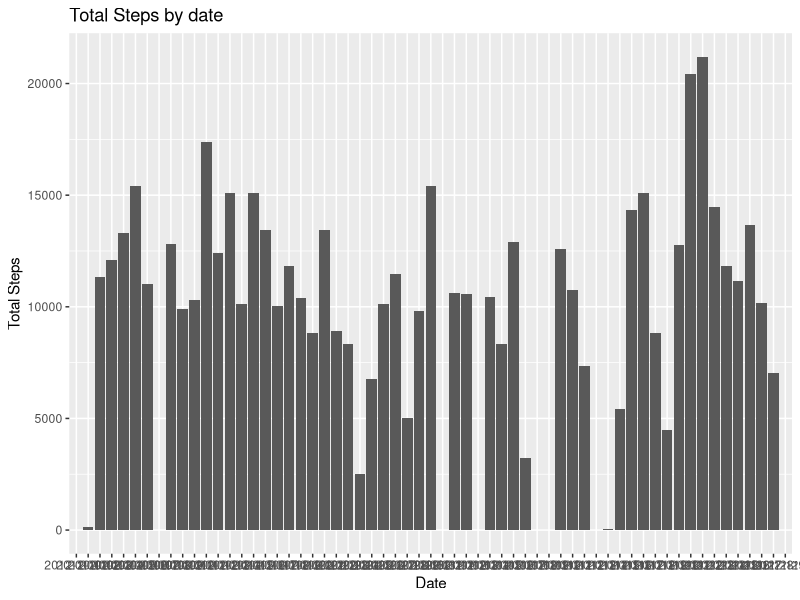
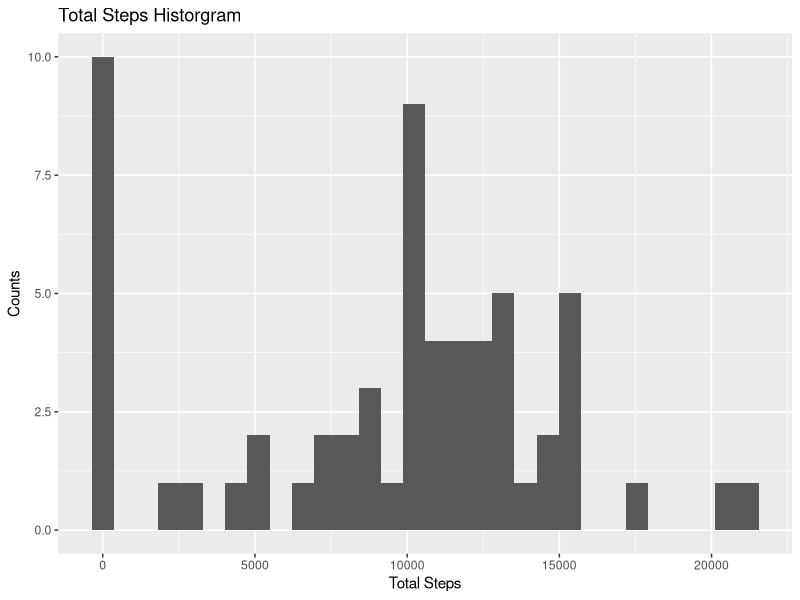
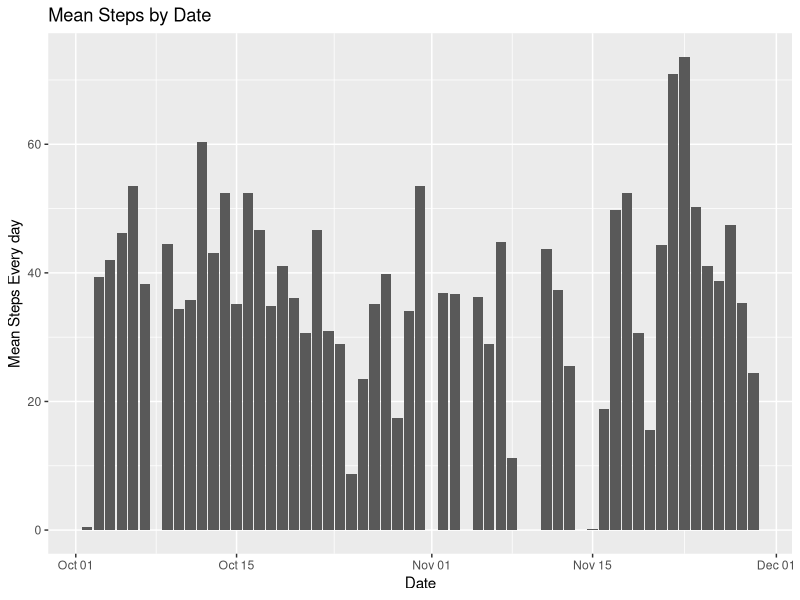
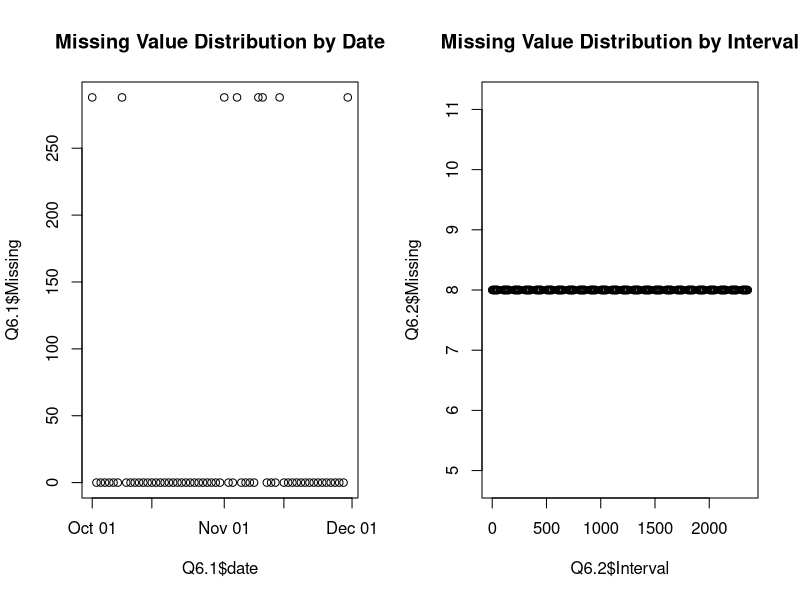
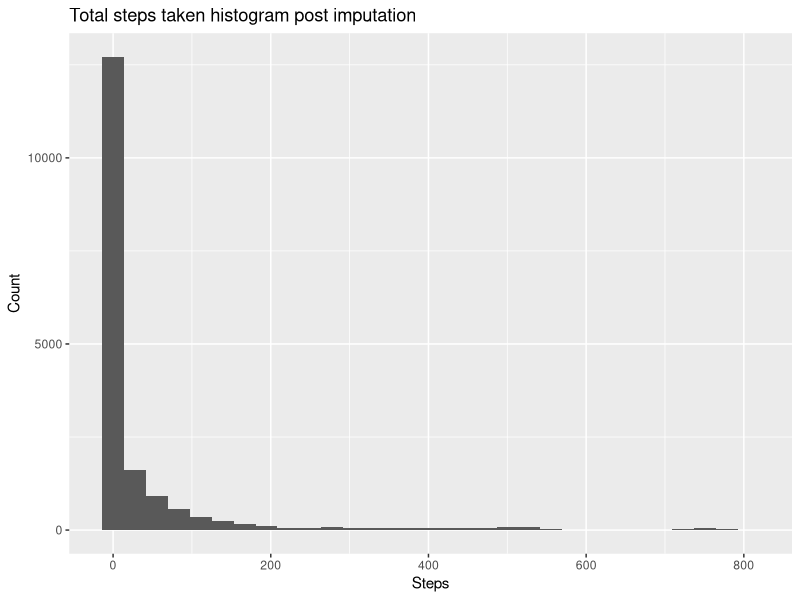
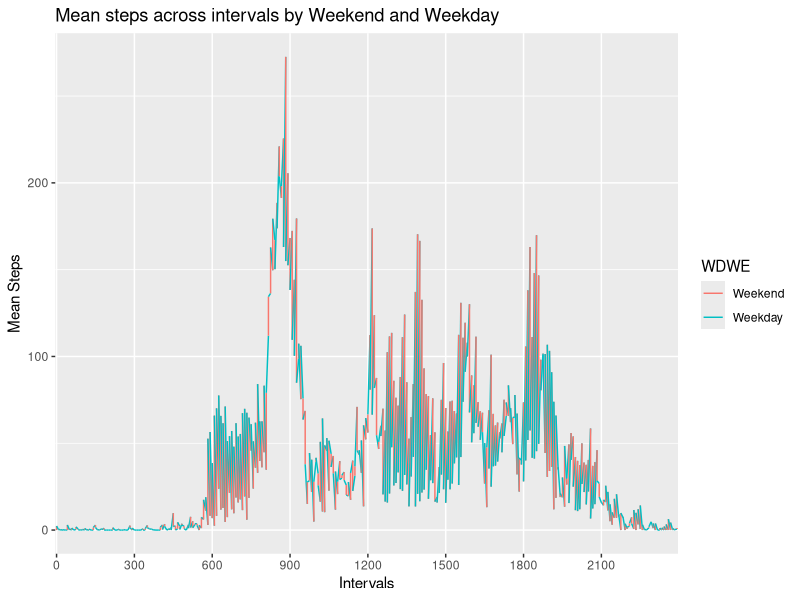
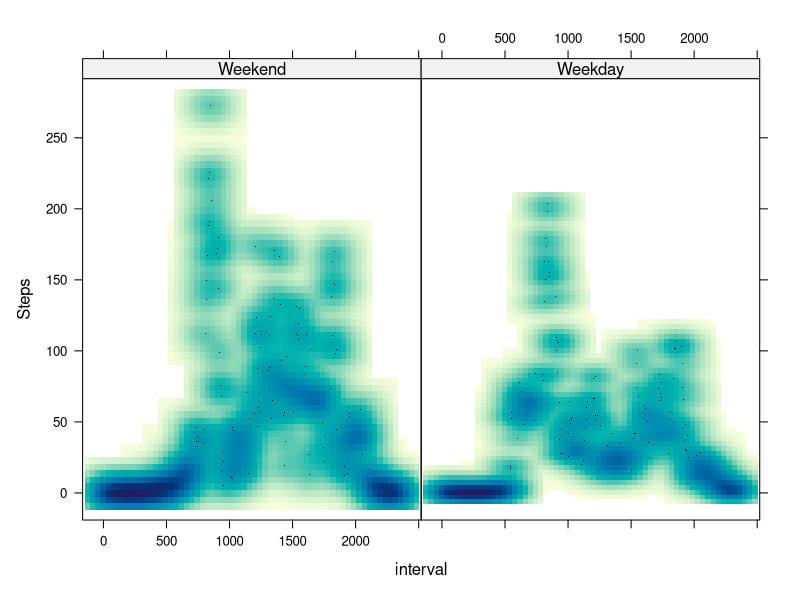
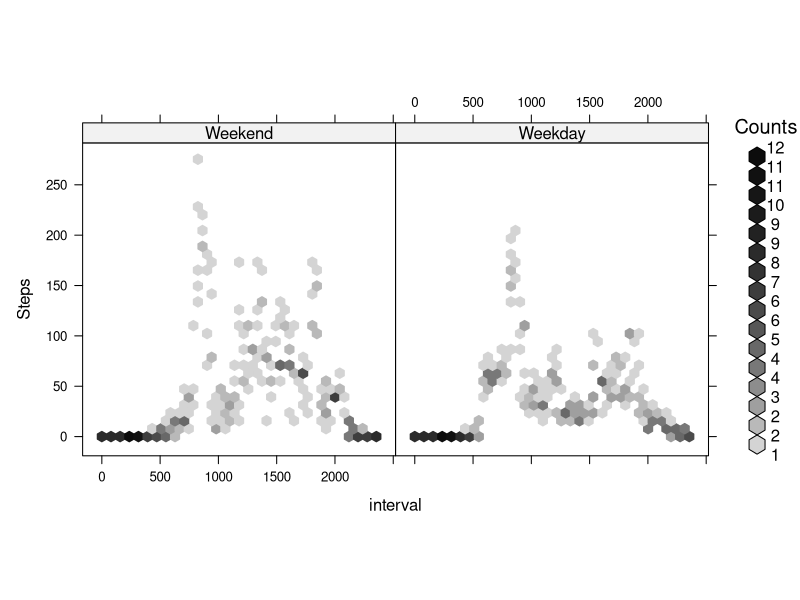

Write the R code that produced these figures, in order.
## ---- chunk 1
setwd("C:/Users/Shengyu Chen/Dropbox/Academics/Coursera/Data Science Specialization/Reproducible Research/Course Project 1")
activity<-read.csv("activity.csv")
## ---- chunk 2
dim(activity)
names(activity)
head(activity)
str(activity)
#total number of missing data
sum(is.na(activity$steps))/dim(activity)[[1]]
#transforming the date column into date format using lubridate
library(lubridate)
activity$date<-ymd(activity$date)
length(unique(activity$date))
## ---- chunk 3
library(ggplot2)
Q2<-data.frame(tapply(activity$steps,activity$date,sum,na.rm=TRUE))
Q2$date<-rownames(Q2)
rownames(Q2)<-NULL
names(Q2)[[1]]<-"Total Steps"
png("plot1.png")
#Total Steps by date bar chart
ggplot(Q2,aes(y=Q2$`Total Steps`,x=Q2$date))+geom_bar(stat="identity") + ylab("Total Steps")+xlab("Date")+ggtitle("Total Steps by date")
dev.off()
ggplot(Q2,aes(y=Q2$`Total Steps`,x=Q2$date))+geom_bar(stat="identity") + ylab("Total Steps")+xlab("Date")+ggtitle("Total Steps by date")
#Histogram of total steps
qplot(Q2$`Total Steps`,geom="histogram",xlab="Total Steps",ylab="Counts",main="Total Steps Historgram")
png("plot1.1.png")
qplot(Q2$`Total Steps`,geom="histogram",xlab="Total Steps",ylab="Counts",main="Total Steps Historgram")
dev.off()
## ---- chunk 4
library(dplyr)
Q3<-data.frame(round(tapply(activity$steps,activity$date,mean,na.rm=TRUE),2))
Q3$date<-rownames(Q3)
rownames(Q3)<-NULL
names(Q3)[[1]]<-"Mean Steps"
temp<-activity%>%select(date,steps) %>% group_by(date) %>% summarise(median(steps))
names(temp)[[2]]<-"Median Steps"
Q3$median<-temp$`Median Steps`
Q3<-Q3 %>% select(date,`Mean Steps`,median)
## ---- chunk 5
Q4<-Q3
Q4$date<-as.Date(Q4$date,format="%Y-%m-%d")
ggplot(Q4,aes(x=Q4$date,y=Q4$`Mean Steps`))+geom_bar(stat="identity")+scale_x_date()+ylab("Mean Steps Every day")+xlab("Date")+ggtitle("Mean Steps by Date")
png("plot4.png")
ggplot(Q4,aes(x=Q4$date,y=Q4$`Mean Steps`))+geom_bar(stat="identity")+scale_x_date()+ylab("Mean Steps Every day")+xlab("Date")+ggtitle("Mean Steps by Date")
dev.off()
## ---- chunk 6
#This is assuming that the words on average means averaging steps by date and interval
activity$interval<-factor(activity$interval)
Q5<-aggregate(data=activity,steps~date+interval,FUN="mean")
Q5<-aggregate(data=Q5,steps~interval,FUN="max")
## ---- chunk 7
Q6<-activity
Q6$Missing<-is.na(Q6$steps)
Q6<-aggregate(data=Q6,Missing~date+interval,FUN="sum")
Q6.1<-data.frame(tapply(Q6$Missing,Q6$date,sum))
Q6.1$date<-rownames(Q6.1)
rownames(Q6.1)<-NULL
names(Q6.1)<-c("Missing","date")
Q6.1$date<-as.Date(Q6.1$date,format="%Y-%m-%d")
Q6.2<-data.frame(tapply(Q6$Missing,Q6$interval,sum))
Q6.2$date<-rownames(Q6.2)
rownames(Q6.2)<-NULL
names(Q6.2)<-c("Missing","Interval")
par(mfrow=c(1,2))
plot(y=Q6.1$Missing,x=Q6.1$date,main="Missing Value Distribution by Date")
plot(y=Q6.2$Missing,x=Q6.2$Interval,main="Missing Value Distribution by Interval")
table(activity$date)
## ---- chunk 8
#Dates that have missing values 
library(lubridate)
Q6.3<-as.data.frame(Q6.1) %>% select(date,Missing) %>% arrange(desc(Missing))
Q6.3<-Q6.3[which(Q6.3$Missing!=0),]
Q6.3$Weekday<-wday(Q6.3$date,label=TRUE)
Q6.4<-activity
Q6.4$weekday<-wday(Q6.4$date,label=TRUE)
#Finding the mean of steps every monday, and every interval
Q6.5<-aggregate(data=Q6.4,steps~interval+weekday,FUN="mean",na.rm=TRUE)
#Merge the pre-imputation table Q6.4 table with the average table Q6.5
Q6.6<-merge(x=Q6.4,y=Q6.5,by.x=c("interval","weekday"),by.y=c("interval","weekday"),all.x=TRUE)
#Conditionally replacing the steps.x column NA value with the values from steps.y column value 
Q6.6$Steps.Updated<-0
for (i in 1:dim(Q6.6)[[1]]){
if(is.na(Q6.6[i,3])){Q6.6[i,6]=Q6.6[i,5]}
else {Q6.6[i,6]=Q6.6[i,3]}
}
#Now simplify the imputed analytical data frame
Q6.6 <-Q6.6  %>% select(date,weekday,interval,Steps.Updated)
names(Q6.6)[[4]]<-"Steps"
## ---- chunk 9
png("plot7.png")
qplot(Q6.6$Steps,geom="histogram",main="Total steps taken histogram post imputation",xlab="Steps",ylab="Count")
dev.off()
qplot(Q6.6$Steps,geom="histogram",main="Total steps taken histogram post imputation",xlab="Steps",ylab="Count")
## ---- chunk 10
Q8<-Q6.6
levels(Q8$weekday)<-c(1,2,3,4,5,6,7)
Q8$WDWE<-Q8$weekday %in% c(1,2,3,4,5)
Q8.1<-aggregate(data=Q8,Steps~interval+WDWE,mean,na.rm=TRUE)
Q8.1$WDWE<-as.factor(Q8.1$WDWE)
levels(Q8.1$WDWE)<-c("Weekend","Weekday")
png("plot8.png")
ggplot(data=Q8.1,aes(y=Steps,x=interval,group=1,color=WDWE))+geom_line() +scale_x_discrete(breaks = seq(0, 2500, by = 300))+ylab("Mean Steps")+xlab("Intervals")+ggtitle("Mean steps across intervals by Weekend and Weekday")
dev.off()
ggplot(data=Q8.1,aes(y=Steps,x=interval,group=1,color=WDWE))+geom_line() +scale_x_discrete(breaks = seq(0, 2500, by = 300))+ylab("Mean Steps")+xlab("Intervals")+ggtitle("Mean steps across intervals by Weekend and Weekday")
#Producing the panel plot
Q8.1$interval<-as.numeric(as.character(Q8.1$interval))
library(lattice)
xyplot(data=Q8.1,Steps~interval|WDWE, grid = TRUE, type = c("p", "smooth"), lwd = 4,panel = panel.smoothScatter)
library(hexbin)
hexbinplot(data=Q8.1,Steps~interval|WDWE, aspect = 1, bins=50)
png("plott8.1.png")
xyplot(data=Q8.1,Steps~interval|WDWE, grid = TRUE, type = c("p", "smooth"), lwd = 4,panel = panel.smoothScatter)
dev.off()
png("plot8.2.png")
hexbinplot(data=Q8.1,Steps~interval|WDWE, aspect = 1, bins=50)
dev.off()
